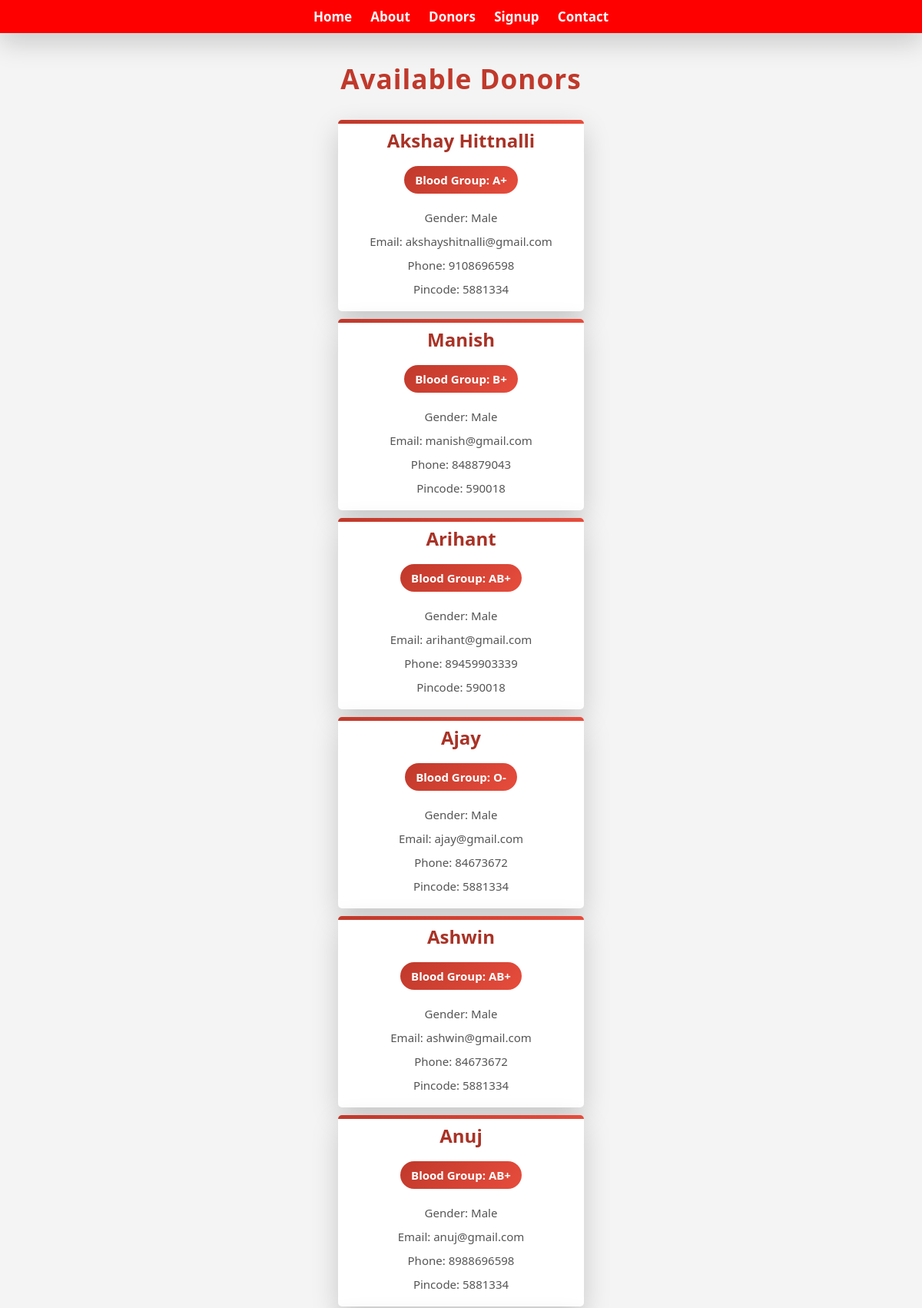
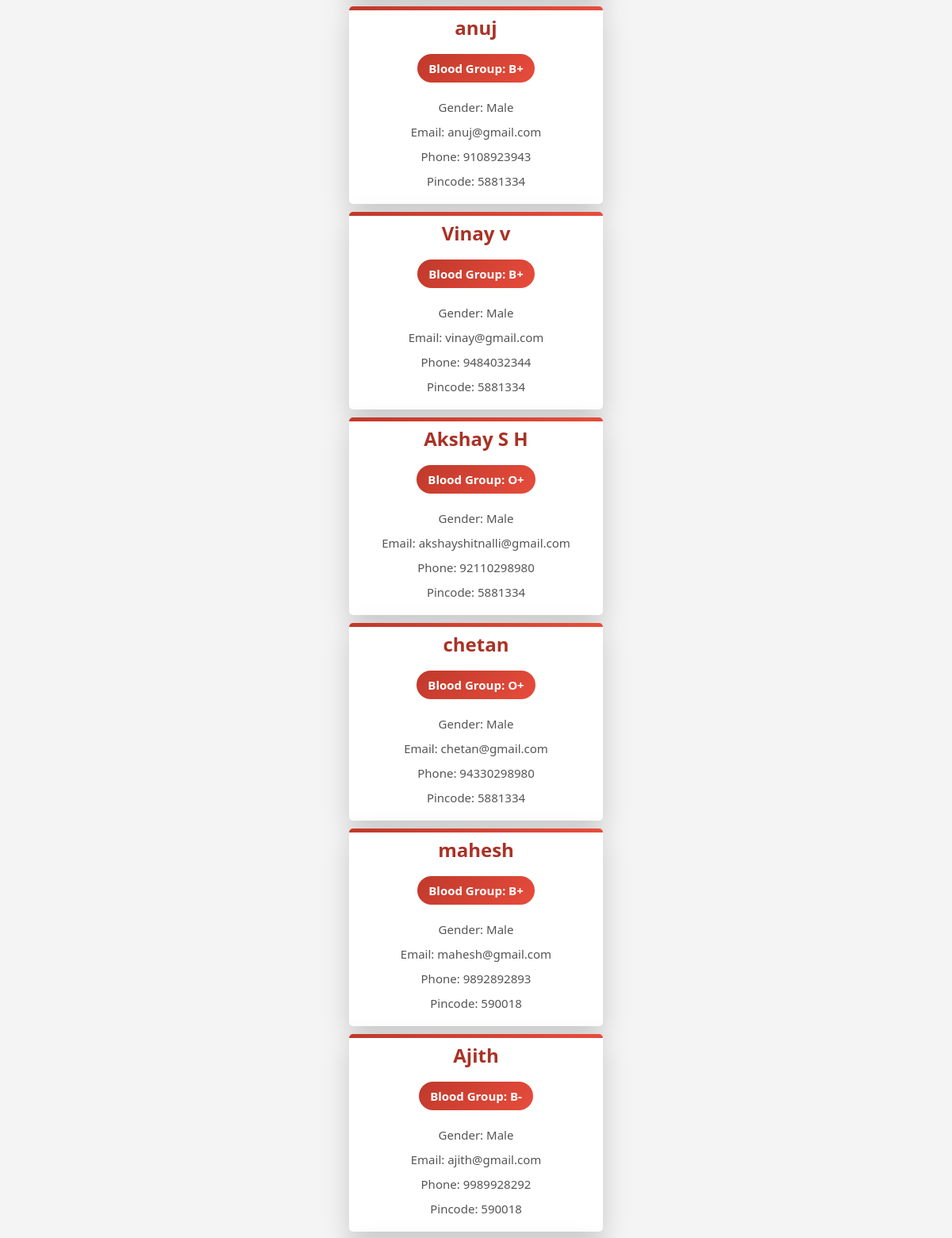
The page /donors.php (upper part) on the database its author committed (2 pictures, top to bottom).
### tables this page shows
CREATE TABLE `dos` (
  `id` int(11) NOT NULL,
  `name` varchar(100) DEFAULT NULL,
  `phone` varchar(15) DEFAULT NULL,
  `email` varchar(100) DEFAULT NULL,
  `gender` varchar(10) DEFAULT NULL,
  `pincode` varchar(10) DEFAULT NULL,
  `blood_group` varchar(5) DEFAULT NULL
);

### donors.php (the view, shortened to what this page needs)
<?php include "db.php"; ?>
<!DOCTYPE html>
<html>
<head>
  <link rel="stylesheet" href="css/style.css">
</head>
<body>
<nav>
    <a href="index.php">Home</a>
  <a href="about.php">About</a>
  <a href="donors.php">Donors</a>
  <a href="signup.php">Signup</a>
  <a href="contact.php">Contact</a>
</nav>
<h2>Available Donors</h2>
<?php
$sql = "SELECT * FROM dos";
$result = mysqli_query($conn, $sql);
if (mysqli_num_rows($result) > 0) {
  while ($row = mysqli_fetch_assoc($result)){
    echo "<div class='card'>
            <h3>{$row['name']}</h3>
            <p>Blood Group: {$row['blood_group']}</p>
            <p>Gender: {$row['gender']}</p>
            <p>Email: {$row['email']}</p>
            <p>Phone: {$row['phone']}</p>
            <p>Pincode: {$row['pincode']}</p>
          </div>";
  }
} else {
  echo "<p>No donors found</p>";
}
?>
</body>
</html>

### style.css (style rules this page uses)
body { font-family: Arial; background: #f4f4f4; text-align: center; }
nav { background: red; padding: 10px; }
nav a { color: white; margin: 10px; text-decoration: none; font-weight: bold; }
.card { background: white; width: 320px; margin: 10px auto; padding: 10px; border-radius: 5px; }

### donors.php (style rules this page uses)
:root { --primary: #c0392b; --primary-dark: #a93226; --secondary: #14da2e; --bg-gradient: linear-gradient(135deg, #e7b3b3, #f7dada); --glass-bg: rgba(255, 255, 255, 0.35); --text-dark: #2d2d2d; --shadow-soft: 0 12px 35px rgba(0, 0, 0, 0.18); --radius: 16px; }
* { margin: 0; padding: 0; box-sizing: border-box; font-family: "Segoe UI", Arial, sans-serif; }
body { min-height: 100vh; background: var(--bg-gradient); color: var(--text-dark); animation: fadeIn 1s ease-in; }
nav { background: linear-gradient(90deg, var(--secondary), #2ecc71); padding: 15px 20px; text-align: center; box-shadow: var(--shadow-soft); position: sticky; top: 0; z-index: 100; }
nav a { color: #fff; text-decoration: none; font-weight: 600; margin: 0 15px; font-size: 17px; position: relative; }
nav a::after { content: ""; position: absolute; left: 0; bottom: -6px; width: 0%; height: 2px; background: white; transition: width 0.3s ease; }
h2 { text-align: center; margin: 35px 0 30px; font-size: 2.2rem; color: var(--primary); letter-spacing: 1px; }
body > .card { animation: slideUp 0.6s ease; }
.card { background: var(--glass-bg); backdrop-filter: blur(14px); max-width: 520px; margin: 20px auto; padding: 25px; border-radius: var(--radius); box-shadow: var(--shadow-soft); transition: transform 0.3s ease, box-shadow 0.3s ease; position: relative; overflow: hidden; }
.card::before { content: ""; position: absolute; top: 0; left: 0; width: 100%; height: 5px; background: linear-gradient(90deg, var(--primary), #e74c3c); }
.card h3 { margin-bottom: 10px; color: var(--primary-dark); font-size: 1.5rem; }
.card p { margin: 7px 0; font-size: 15px; line-height: 1.6; }
.card p:first-of-type { display: inline-block; background: linear-gradient(135deg, var(--primary), #e74c3c); color: white; padding: 6px 14px; border-radius: 20px; font-weight: 600; margin-bottom: 12px; }
p { text-align: center; font-size: 18px; color: #555; margin-top: 40px; }

### rows shown on the page
dos: name "Akshay Hittnalli", blood_group "A+", gender "Male", email "akshayshitnalli@gmail.com", phone "9108696598", pincode "5881334"
dos: name "Manish", blood_group "B+", gender "Male", email "manish@gmail.com", phone "848879043", pincode "590018"
dos: name "Arihant", blood_group "AB+", gender "Male", email "arihant@gmail.com", phone "89459903339", pincode "590018"
dos: name "Ajay", blood_group "O-", gender "Male", email "ajay@gmail.com", phone "84673672", pincode "5881334"
dos: name "Ashwin", blood_group "AB+", gender "Male", email "ashwin@gmail.com", phone "84673672", pincode "5881334"
dos: name "Anuj", blood_group "AB+", gender "Male", email "anuj@gmail.com", phone "8988696598", pincode "5881334"
dos: name "anuj", blood_group "B+", gender "Male", email "anuj@gmail.com", phone "9108923943", pincode "5881334"
dos: name "Vinay v", blood_group "B+", gender "Male", email "vinay@gmail.com", phone "9484032344", pincode "5881334"
dos: name "Akshay S H", blood_group "O+", gender "Male", email "akshayshitnalli@gmail.com", phone "92110298980", pincode "5881334"
dos: name "chetan", blood_group "O+", gender "Male", email "chetan@gmail.com", phone "94330298980", pincode "5881334"
dos: name "mahesh", blood_group "B+", gender "Male", email "mahesh@gmail.com", phone "9892892893", pincode "590018"
dos: name "Ajith", blood_group "B-", gender "Male", email "ajith@gmail.com", phone "9989928292", pincode "590018"
